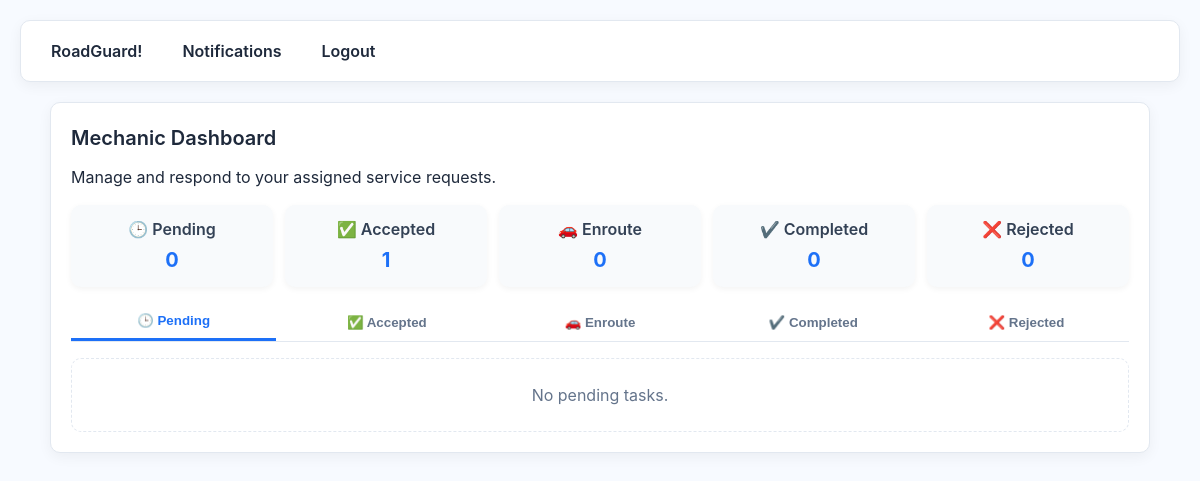
Page /mechanic/dashboard (signed in) on the earlier database version.
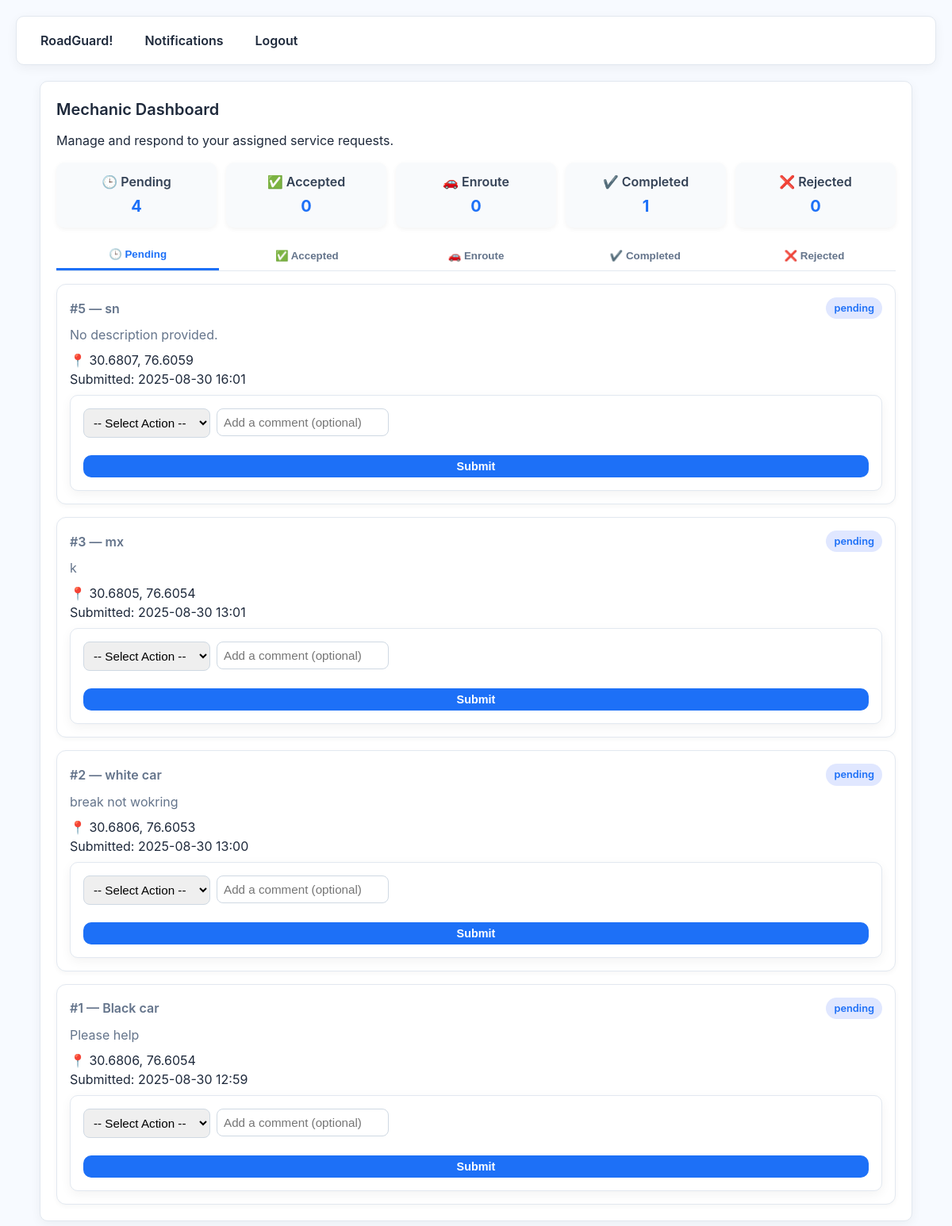
Same page on the later database version.
### app.py (models this page shows)
class ServiceRequest(db.Model):
    id = db.Column(db.Integer, primary_key=True)
    user_id = db.Column(db.Integer, db.ForeignKey('user.id'))
    title = db.Column(db.String(200))
    description = db.Column(db.Text)
    lat = db.Column(db.Float)
    lng = db.Column(db.Float)
    status = db.Column(db.String(50), default='Submitted')
    created_at = db.Column(db.DateTime, default=datetime.utcnow)
    assigned_mechanic_id = db.Column(db.Integer, db.ForeignKey('user.id'), nullable=True)
    mechanic_response = db.Column(db.Text, nullable=True)
    user = db.relationship("User", foreign_keys=[user_id], backref="requests_made")
    mechanic = db.relationship("User", foreign_keys=[assigned_mechanic_id], backref="requests_taken")

### app.py (the view)
@app.route('/mechanic/dashboard')
@login_required
def mechanic_dashboard():
    if current_user.role != Role.MECHANIC.value:
        flash('Unauthorized', 'danger')
        return redirect(url_for('index'))
    assigned = ServiceRequest.query.filter_by(assigned_mechanic_id=current_user.id).order_by(ServiceRequest.created_at.desc()).all()
    return render_template('mechanic_dashboard.html', assigned=assigned)

### app.py (called while the page is built)
@login_manager.user_loader
def load_user(user_id):
    return User.query.get(int(user_id))

### templates/mechanic_dashboard.html (shortened to what this page needs)
{% extends 'layout.html' %}
{% block content %}
<div class="card fade-in">
  <h2>Mechanic Dashboard</h2>
  <p class="small-muted">Manage and respond to your assigned service requests.</p>
  <div class="status-counters mt-16">
    <div class="counter-box pending">🕒 Pending <span>{{ assigned|selectattr("status","equalto","pending")|list|length }}</span></div>
    <div class="counter-box accepted">✅ Accepted <span>{{ assigned|selectattr("status","equalto","accepted")|list|length }}</span></div>
    <div class="counter-box enroute">🚗 Enroute <span>{{ assigned|selectattr("status","equalto","enroute")|list|length }}</span></div>
    <div class="counter-box completed">✔️ Completed <span>{{ assigned|selectattr("status","equalto","completed")|list|length }}</span></div>
    <div class="counter-box rejected">❌ Rejected <span>{{ assigned|selectattr("status","equalto","rejected")|list|length }}</span></div>
  </div>
  <div class="tabs mt-16">
    <button class="tab-btn active" onclick="openTab(event, 'pending')">🕒 Pending</button>
    <button class="tab-btn" onclick="openTab(event, 'accepted')">✅ Accepted</button>
    <button class="tab-btn" onclick="openTab(event, 'enroute')">🚗 Enroute</button>
    <button class="tab-btn" onclick="openTab(event, 'completed')">✔️ Completed</button>
    <button class="tab-btn" onclick="openTab(event, 'rejected')">❌ Rejected</button>
  </div>
  {% for status in ['pending','accepted','enroute','completed','rejected'] %}
  <div id="{{ status }}" class="tab-content mt-16 {% if status == 'pending' %}active{% else %}hidden{% endif %}">
    {% set tasks = assigned|selectattr("status","equalto",status)|list %}
    {% if tasks %}
      <div class="task-list">
        {% for a in tasks %}
        <div class="task-card">
          <div class="task-header">
            <h3>#{{ a.id }} — {{ a.title }}</h3>
            <span class="badge {{ a.status|lower }}">{{ a.status }}</span>
          </div>
          <p class="desc">{{ a.description or "No description provided." }}</p>
          <p class="small-muted">
            📍 {{ "%.4f"|format(a.lat) }}, {{ "%.4f"|format(a.lng) }} <br>
            Submitted: {{ a.created_at.strftime('%Y-%m-%d %H:%M') }}
          </p>
          {% if status not in ['completed','rejected'] %}
          <form method="post" action="{{ url_for('mechanic_respond', req_id=a.id) }}" class="respond-form mt-12">
            <div class="form-row">
              <select name="action" required>
                <option value="">-- Select Action --</option>
              </select>
            </div>
            <div class="form-row">
              <input name="comment" placeholder="Add a comment (optional)">
            </div>
            <button type="submit" class="btn small">Submit</button>
          </form>
          {% endif %}
        </div>
        {% endfor %}
      </div>
    {% else %}
      <div class="empty">No {{ status }} tasks.</div>
    {% endif %}
  </div>
  {% endfor %}
</div>
{% endblock %}

Differences in the rows shown:
added ServiceRequest: id "5", title "sn", status "pending", description "No description provided.", lat "30.6807", lng "76.6059", created_at "2025-08-30 16:01"
now on this page (row edited): ServiceRequest: id "3", title "mx", status "pending", description "k", lat "30.6805", lng "76.6054", created_at "2025-08-30 13:01"
now on this page (row edited): ServiceRequest: id "2", title "white car", status "pending", description "break not wokring", lat "30.6806", lng "76.6053", created_at "2025-08-30 13:00"
now on this page (row edited): ServiceRequest: id "1", title "Black car", status "pending", description "Please help", lat "30.6806", lng "76.6054", created_at "2025-08-30 12:59"
Other differences:
{{ assigned|selectattr("status","equalto","pending")|list|length }}: "0" → "4"
{{ assigned|selectattr("status","equalto","accepted")|list|length }}: "1" → "0"
{{ assigned|selectattr("status","equalto","completed")|list|length }}: "0" → "1"
list line gone: "No pending tasks."
